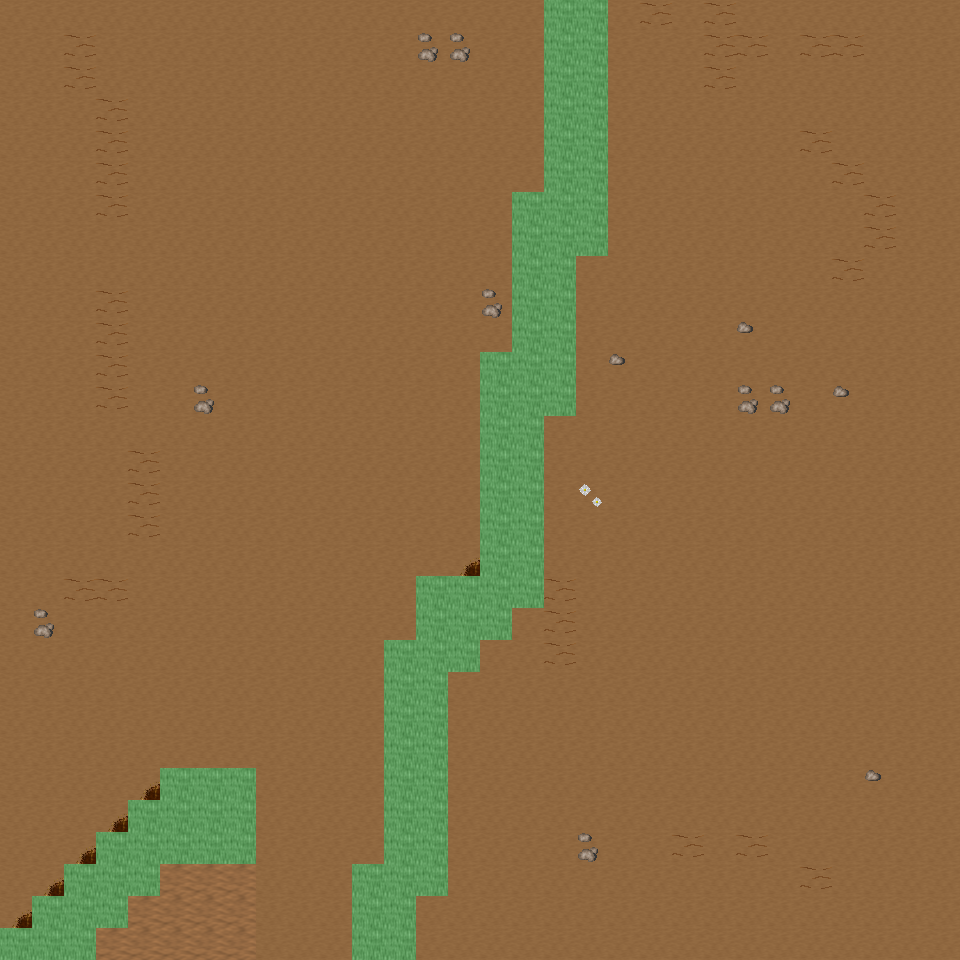

A 2D game scene composited from a Tiled map and its tileset images. What follows is a short description and the map's XML, with each tile layer's data collapsed to a summary:
An orthogonal 30x30 tile map with 32x32 px tiles, 6 tile layers (Ground, Object, Object2, Above, ...), 34 tilesets and 5 objects (5x mapExit).

<map version="1.0" orientation="orthogonal" renderorder="right-down" width="30" height="30" tilewidth="32" tileheight="32" nextobjectid="6">
  <tileset firstgid="1" name="tileset_ground_ground" tilewidth="32" tileheight="32" tilecount="33" columns="3">
    <image source="../drawable/tileset_ground_ground.png" width="96" height="352" />
  </tileset>
  <tileset firstgid="34" name="tileset_ground_rock_pebbles" tilewidth="32" tileheight="32" tilecount="3" columns="1">
    <image source="../drawable/tileset_ground_rock_pebbles.png" width="32" height="96" />
  </tileset>
  <tileset firstgid="37" name="tileset_ground_grass_edges" tilewidth="32" tileheight="32" tilecount="36" columns="12">
    <image source="../drawable/tileset_ground_grass_edges.png" width="384" height="96" />
  </tileset>
  <tileset firstgid="73" name="tileset_plant_flower_daisy_white" tilewidth="32" tileheight="32" tilecount="8" columns="2">
    <image source="../drawable/tileset_plant_flower_daisy_white.png" width="64" height="128" />
  </tileset>
  <tileset firstgid="81" name="tileset_ground_ridge_earth_dark" tilewidth="32" tileheight="32" tilecount="96" columns="12">
    <image source="../drawable/tileset_ground_ridge_earth_dark.png" width="384" height="256" />
  </tileset>
  <tileset firstgid="177" name="tileset_plant_grasses" tilewidth="32" tileheight="32" tilecount="6" columns="3">
    <image source="../drawable/tileset_plant_grasses.png" width="96" height="64" />
  </tileset>
  <tileset firstgid="183" name="tileset_ground_earth_edges" tilewidth="32" tileheight="32" tilecount="18" columns="6">
    <image source="../drawable/tileset_ground_earth_edges.png" width="192" height="96" />
  </tileset>
  <tileset firstgid="201" name="tileset_item_statue_green_stone_3" tilewidth="32" tileheight="32" tilecount="3" columns="1">
    <image source="../drawable/tileset_item_statue_green_stone_3.png" width="32" height="96" />
  </tileset>
  <tileset firstgid="204" name="tileset_ground_rock_rocks_2" tilewidth="32" tileheight="32" tilecount="4" columns="2">
    <image source="../drawable/tileset_ground_rock_rocks_2.png" width="64" height="64" />
  </tileset>
  <tileset firstgid="208" name="tileset_item_corpse_huge_animal" tilewidth="32" tileheight="32" tilecount="16" columns="2">
    <image source="../drawable/tileset_item_corpse_huge_animal.png" width="64" height="256" />
  </tileset>
  <tileset firstgid="224" name="tileset_item_statue_green_stone" tilewidth="32" tileheight="32" tilecount="12" columns="4">
    <image source="../drawable/tileset_item_statue_green_stone.png" width="128" height="96" />
  </tileset>
  <tileset firstgid="236" name="tileset_logic_creature_animal" tilewidth="32" tileheight="32" tilecount="32" columns="8">
    <image source="../drawable/tileset_logic_creature_animal.png" width="256" height="128" />
  </tileset>
  <tileset firstgid="268" name="tileset_logic_collision" tilewidth="32" tileheight="32" tilecount="1" columns="1">
    <image source="../drawable/tileset_logic_collision.png" width="32" height="32" />
  </tileset>
  <tileset firstgid="269" name="tileset_plant_tree_taller_trees" tilewidth="32" tileheight="32" tilecount="32" columns="8">
    <image source="../drawable/tileset_plant_tree_taller_trees.png" width="256" height="128" />
  </tileset>
  <tileset firstgid="301" name="tileset_plant_tree_spruce" tilewidth="32" tileheight="32" tilecount="6" columns="2">
    <image source="../drawable/tileset_plant_tree_spruce.png" width="64" height="96" />
  </tileset>
  <tileset firstgid="307" name="tileset_plant_bush_bush_mult_colored" tilewidth="32" tileheight="32" tilecount="6" columns="3">
    <image source="../drawable/tileset_plant_bush_bush_mult_colored.png" width="96" height="64" />
  </tileset>
  <tileset firstgid="313" name="tileset_plant_bush_bush_pinks" tilewidth="32" tileheight="32" tilecount="4" columns="2">
    <image source="../drawable/tileset_plant_bush_bush_pinks.png" width="64" height="64" />
  </tileset>
  <tileset firstgid="317" name="tileset_plant_flower_flower_bed_1" tilewidth="32" tileheight="32" tilecount="35" columns="7">
    <image source="../drawable/tileset_plant_flower_flower_bed_1.png" width="224" height="160" />
  </tileset>
  <tileset firstgid="352" name="tileset_plant_flower_small_flower_bed" tilewidth="32" tileheight="32" tilecount="12" columns="3">
    <image source="../drawable/tileset_plant_flower_small_flower_bed.png" width="96" height="128" />
  </tileset>
  <tileset firstgid="364" name="tileset_plant_flower_small_flower_bed_2" tilewidth="32" tileheight="32" tilecount="12" columns="3">
    <image source="../drawable/tileset_plant_flower_small_flower_bed_2.png" width="96" height="128" />
  </tileset>
  <tileset firstgid="376" name="tileset_furniture_chair_bench_wooden" tilewidth="32" tileheight="32" tilecount="8" columns="2">
    <image source="../drawable/tileset_furniture_chair_bench_wooden.png" width="64" height="128" />
  </tileset>
  <tileset firstgid="384" name="tileset_building_decoration_pool" tilewidth="32" tileheight="32" tilecount="9" columns="3">
    <image source="../drawable/tileset_building_decoration_pool.png" width="96" height="96" />
  </tileset>
  <tileset firstgid="393" name="tileset_building_decoration_stone_details" tilewidth="32" tileheight="32" tilecount="4" columns="2">
    <image source="../drawable/tileset_building_decoration_stone_details.png" width="64" height="64" />
  </tileset>
  <tileset firstgid="397" name="tileset_building_decoration_orbpedestal" tilewidth="32" tileheight="32" tilecount="2" columns="1">
    <image source="../drawable/tileset_building_decoration_orbpedestal.png" width="32" height="64" />
  </tileset>
  <tileset firstgid="399" name="tileset_object_birds" tilewidth="32" tileheight="32" tilecount="4" columns="2">
    <image source="../drawable/tileset_object_birds.png" width="64" height="64" />
  </tileset>
  <tileset firstgid="403" name="tileset_building_gazebo" tilewidth="32" tileheight="32" tilecount="21" columns="3">
    <image source="../drawable/tileset_building_gazebo.png" width="96" height="224" />
  </tileset>
  <tileset firstgid="424" name="tileset_ground_green_paving" tilewidth="32" tileheight="32" tilecount="18" columns="3">
    <image source="../drawable/tileset_ground_green_paving.png" width="96" height="192" />
  </tileset>
  <tileset firstgid="442" name="tileset_plant_tree_pine_tree" tilewidth="32" tileheight="32" tilecount="20" columns="4">
    <image source="../drawable/tileset_plant_tree_pine_tree.png" width="128" height="160" />
  </tileset>
  <tileset firstgid="462" name="tileset_plant_tree_pine_tree_1" tilewidth="32" tileheight="32" tilecount="20" columns="4">
    <image source="../drawable/tileset_plant_tree_pine_tree_1.png" width="128" height="160" />
  </tileset>
  <tileset firstgid="482" name="tileset_plant_tree_cherry_blossom_tree" tilewidth="32" tileheight="32" tilecount="9" columns="3">
    <image source="../drawable/tileset_plant_tree_cherry_blossom_tree.png" width="96" height="96" />
  </tileset>
  <tileset firstgid="491" name="tileset_logic_item_fruits" tilewidth="32" tileheight="32" tilecount="10" columns="10">
    <image source="../drawable/tileset_logic_item_fruits.png" width="256" height="64" />
  </tileset>
  <tileset firstgid="501" name="tileset_plant_bushes_and_trees" tilewidth="32" tileheight="32" tilecount="144" columns="16">
    <image source="../drawable/tileset_plant_bushes_and_trees.png" width="512" height="289" />
  </tileset>
  <tileset firstgid="645" name="tileset_plant_bush_leafy" tilewidth="32" tileheight="32" tilecount="48" columns="8">
    <image source="../drawable/tileset_plant_bush_leafy.png" width="256" height="192" />
  </tileset>
  <tileset firstgid="693" name="tileset_plant_bush_flowering" tilewidth="32" tileheight="32" tilecount="72" columns="8">
    <image source="../drawable/tileset_plant_bush_flowering.png" width="256" height="288" />
  </tileset>
  <layer name="Ground" width="30" height="30">
    <data>[900 cells, 900 non-empty, 2 distinct tile ids]</data>
  </layer>
  <layer name="Object" width="30" height="30">
    <data>[900 cells, 142 non-empty, 19 distinct tile ids]</data>
  </layer>
  <layer name="Object2" width="30" height="30">
    <data>[900 cells, 1 non-empty, 1 distinct tile ids]</data>
  </layer>
  <layer name="Above" width="30" height="30">
    <data>[900 cells, 0 non-empty, 0 distinct tile ids]</data>
  </layer>
  <layer name="Above2" width="30" height="30">
    <data>[900 cells, 0 non-empty, 0 distinct tile ids]</data>
  </layer>
  <layer name="Walkable" width="30" height="30">
    <data>[900 cells, 90 non-empty, 1 distinct tile ids]</data>
  </layer>
  <objectgroup name="MapEvents">
    <object id="1" name="north" type="mapExit" x="0" y="0" width="544" height="32">
      <properties>
        <property name="map" value="level_0_x72_y44" />
        <property name="x" value="0" />
        <property name="y" value="28" />
      </properties>
    </object>
    <object id="2" name="north2" type="mapExit" x="608" y="0" width="352" height="32">
      <properties>
        <property name="map" value="level_0_x72_y44" />
        <property name="x" value="19" />
        <property name="y" value="28" />
      </properties>
    </object>
    <object id="3" name="south" type="mapExit" x="96" y="928" width="256" height="32">
      <properties>
        <property name="map" value="level_0_x72_y46" />
        <property name="x" value="3" />
        <property name="y" value="1" />
      </properties>
    </object>
    <object id="4" name="south2" type="mapExit" x="416" y="928" width="544" height="32">
      <properties>
        <property name="map" value="level_0_x72_y46" />
        <property name="x" value="13" />
        <property name="y" value="1" />
      </properties>
    </object>
    <object id="5" name="west" type="mapExit" x="0" y="0" width="32" height="928">
      <properties>
        <property name="map" value="level_0_x71_y45" />
        <property name="x" value="28" />
        <property name="y" value="0" />
      </properties>
    </object>
  </objectgroup>
</map>
